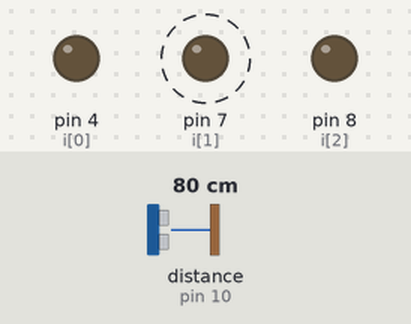
The sketch below on a simulated Arduino Uno, built with avr-gcc and run on an emulated ATmega328P. Parts: output pins drawn as LEDs (lit = HIGH). Wiring (inferred from the names in the program): ultrasonic range finder: trigger pin 9; echo pin 10. Dashed ring = blinking. Inputs (shaded band) come from the test bench; at power-on: distance to the obstacle (sensor on pin 10) 80 cm. The echo pulse lasts 58.3 µs per cm; pins used as bus, display or sensor lines are not drawn.

Above: at 1.51 s.
1.8 s: distance to the obstacle (sensor on pin 10) set to 2 cm
At 1.99 s:
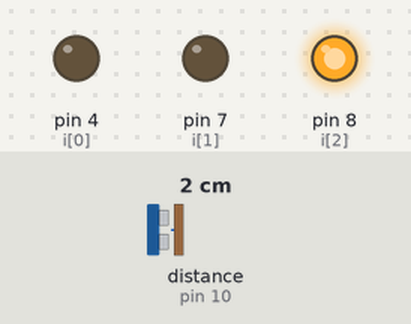
5.3 s: distance to the obstacle (sensor on pin 10) set to 4 cm
8.8 s: distance to the obstacle (sensor on pin 10) set to 35 cm
At 9.9 s:
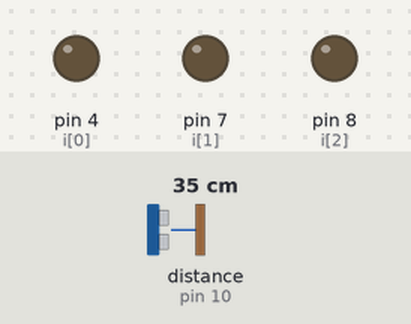
Timing chart, 0 to 18.3 s (numbered marks = the images above; inputs shaded):
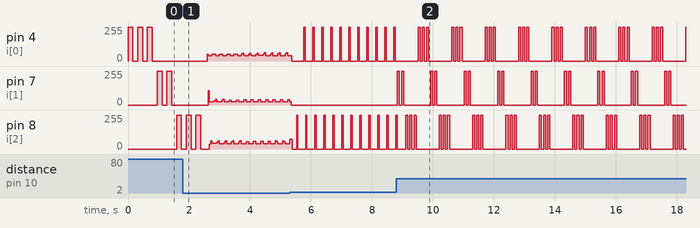

The sketch:

jrh.ino
```cpp
/*
 * Police lights with ultrasonic sensor
 * Written by Bryan Hernandez
 */

int i[] = {4,7,8};
int x[] = {0,0,0};
int len[] = {2,1,2};

long duration, cm, inches;
int trig = 9;
int echo = 10;

void setup() {
  pinMode(i[0], OUTPUT);
  pinMode(i[1], OUTPUT);
  pinMode(i[2], OUTPUT);
  pinMode(trig, OUTPUT);
  pinMode(echo, INPUT);
}

int iter = 0;

void loop() {
  digitalWrite(trig, LOW);
  delayMicroseconds(5);
  digitalWrite(trig, HIGH);
  delayMicroseconds(10);
  digitalWrite(trig, LOW);

  pinMode(echo, INPUT);
  duration = pulseIn(echo, HIGH);
  cm = (duration/2) / 29.1;

  if (cm < 100) {
    while (x[iter] <= len[iter]) {
      x[iter]++;
      digitalWrite(i[iter], HIGH);
      delay(cm * 2);

      digitalWrite(i[iter], LOW);
      delay(cm * 2);
    }
    memset(x, 0, sizeof(x));
    iter++;
    iter %= 3;
  }
  else {
    iter = 0;
  }
}
```

Measured:
- after the input at 8.8 s, pin 7 (i[1]): 0/255 → 255/255 at once, then repeats every 1.1 s: 0/255 0.07 s, 255/255 0.07 s, 0/255 0.89 s, 255/255 0.07 s
- by itself, pin 4 (i[0]): repeats every 1.1 s: 2 × (0/255 0.07 s, 255/255 0.07 s), 0/255 0.76 s, 255/255 0.07 s
- by itself, pin 8 (i[2]): repeats every 1.1 s: 2 × (255/255 0.07 s, 0/255 0.07 s), 255/255 0.07 s, 0/255 0.76 s
